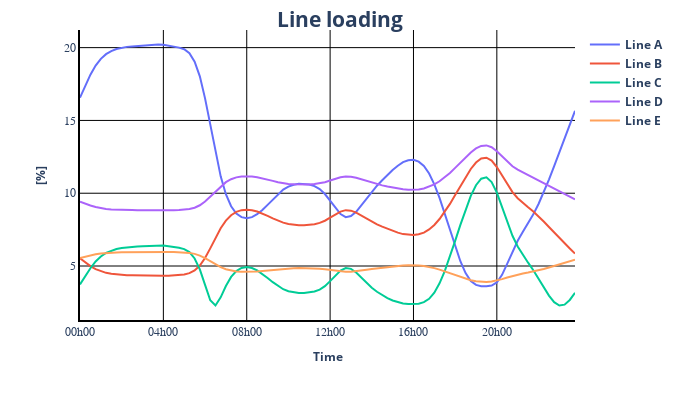

Source (notebook cell):
### Code cell
pp_plot.plot_timeseries_result(
    data_df=result_df["res_line.loading_percent"],
    ylabel="[%]",
    plot_title="Line loading",
    filename="line_loading_result",
)
